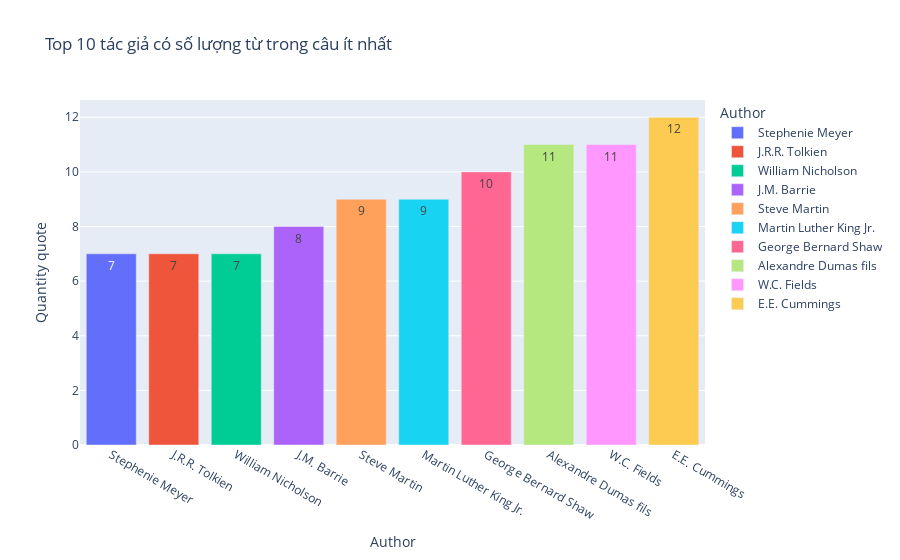

Notebook source saved alongside this figure:
### Code cell
px.bar(
    quotes.head(10),
    x= 'Author',
    y= 'Quantity quote',
    text_auto='.s',
    color='Author',
    title = 'Top 10 tác giả có số lượng từ trong câu ít nhất'
)

### Figure 1 — Plotly figure (JSON) as saved in the notebook; plotly's stock layout.template omitted (floating-point values rounded to 4 significant figures)
{"data": [{"alignmentgroup": "True", "hovertemplate": "Author=%{x}<br>Quantity quote=%{y}<extra></extra>", "legendgroup": "Stephenie Meyer", "marker": {"color": "#636efa", "pattern": {"shape": ""}}, "name": "Stephenie Meyer", "offsetgroup": "Stephenie Meyer", "orientation": "v", "showlegend": true, "textposition": "auto", "texttemplate": "%{y:.s}", "type": "bar", "x": ["Stephenie Meyer"], "xaxis": "x", "y": [7], "yaxis": "y"}, {"alignmentgroup": "True", "hovertemplate": "Author=%{x}<br>Quantity quote=%{y}<extra></extra>", "legendgroup": "J.R.R. Tolkien", "marker": {"color": "#EF553B", "pattern": {"shape": ""}}, "name": "J.R.R. Tolkien", "offsetgroup": "J.R.R. Tolkien", "orientation": "v", "showlegend": true, "textposition": "auto", "texttemplate": "%{y:.s}", "type": "bar", "x": ["J.R.R. Tolkien"], "xaxis": "x", "y": [7], "yaxis": "y"}, {"alignmentgroup": "True", "hovertemplate": "Author=%{x}<br>Quantity quote=%{y}<extra></extra>", "legendgroup": "William Nicholson", "marker": {"color": "#00cc96", "pattern": {"shape": ""}}, "name": "William Nicholson", "offsetgroup": "William Nicholson", "orientation": "v", "showlegend": true, "textposition": "auto", "texttemplate": "%{y:.s}", "type": "bar", "x": ["William Nicholson"], "xaxis": "x", "y": [7], "yaxis": "y"}, {"alignmentgroup": "True", "hovertemplate": "Author=%{x}<br>Quantity quote=%{y}<extra></extra>", "legendgroup": "J.M. Barrie", "marker": {"color": "#ab63fa", "pattern": {"shape": ""}}, "name": "J.M. Barrie", "offsetgroup": "J.M. Barrie", "orientation": "v", "showlegend": true, "textposition": "auto", "texttemplate": "%{y:.s}", "type": "bar", "x": ["J.M. Barrie"], "xaxis": "x", "y": [8], "yaxis": "y"}, {"alignmentgroup": "True", "hovertemplate": "Author=%{x}<br>Quantity quote=%{y}<extra></extra>", "legendgroup": "Steve Martin", "marker": {"color": "#FFA15A", "pattern": {"shape": ""}}, "name": "Steve Martin", "offsetgroup": "Steve Martin", "orientation": "v", "showlegend": true, "textposition": "auto", "texttemplate": "%{y:.s}", "type": "bar", "x": ["Steve Martin"], "xaxis": "x", "y": [9], "yaxis": "y"}, {"alignmentgroup": "True", "hovertemplate": "Author=%{x}<br>Quantity quote=%{y}<extra></extra>", "legendgroup": "Martin Luther King Jr.", "marker": {"color": "#19d3f3", "pattern": {"shape": ""}}, "name": "Martin Luther King Jr.", "offsetgroup": "Martin Luther King Jr.", "orientation": "v", "showlegend": true, "textposition": "auto", "texttemplate": "%{y:.s}", "type": "bar", "x": ["Martin Luther King Jr."], "xaxis": "x", "y": [9], "yaxis": "y"}, {"alignmentgroup": "True", "hovertemplate": "Author=%{x}<br>Quantity quote=%{y}<extra></extra>", "legendgroup": "George Bernard Shaw", "marker": {"color": "#FF6692", "pattern": {"shape": ""}}, "name": "George Bernard Shaw", "offsetgroup": "George Bernard Shaw", "orientation": "v", "showlegend": true, "textposition": "auto", "texttemplate": "%{y:.s}", "type": "bar", "x": ["George Bernard Shaw"], "xaxis": "x", "y": [10], "yaxis": "y"}, {"alignmentgroup": "True", "hovertemplate": "Author=%{x}<br>Quantity quote=%{y}<extra></extra>", "legendgroup": "Alexandre Dumas fils", "marker": {"color": "#B6E880", "pattern": {"shape": ""}}, "name": "Alexandre Dumas fils", "offsetgroup": "Alexandre Dumas fils", "orientation": "v", "showlegend": true, "textposition": "auto", "texttemplate": "%{y:.s}", "type": "bar", "x": ["Alexandre Dumas fils"], "xaxis": "x", "y": [11], "yaxis": "y"}, {"alignmentgroup": "True", "hovertemplate": "Author=%{x}<br>Quantity quote=%{y}<extra></extra>", "legendgroup": "W.C. Fields", "marker": {"color": "#FF97FF", "pattern": {"shape": ""}}, "name": "W.C. Fields", "offsetgroup": "W.C. Fields", "orientation": "v", "showlegend": true, "textposition": "auto", "texttemplate": "%{y:.s}", "type": "bar", "x": ["W.C. Fields"], "xaxis": "x", "y": [11], "yaxis": "y"}, {"alignmentgroup": "True", "hovertemplate": "Author=%{x}<br>Quantity quote=%{y}<extra></extra>", "legendgroup": "E.E. Cummings", "marker": {"color": "#FECB52", "pattern": {"shape": ""}}, "name": "E.E. Cummings", "offsetgroup": "E.E. Cummings", "orientation": "v", "showlegend": true, "textposition": "auto", "texttemplate": "%{y:.s}", "type": "bar", "x": ["E.E. Cummings"], "xaxis": "x", "y": [12], "yaxis": "y"}], "layout": {"barmode": "relative", "legend": {"title": {"text": "Author"}, "tracegroupgap": 0}, "title": {"text": "Top 10 tác giả có số lượng từ trong câu ít nhất"}, "xaxis": {"anchor": "y", "categoryarray": ["Stephenie Meyer", "J.R.R. Tolkien", "William Nicholson", "J.M. Barrie", "Steve Martin", "Martin Luther King Jr.", "George Bernard Shaw", "Alexandre Dumas fils", "W.C. Fields", "E.E. Cummings"], "categoryorder": "array", "domain": [0, 1], "title": {"text": "Author"}}, "yaxis": {"anchor": "x", "domain": [0, 1], "title": {"text": "Quantity quote"}}}}
